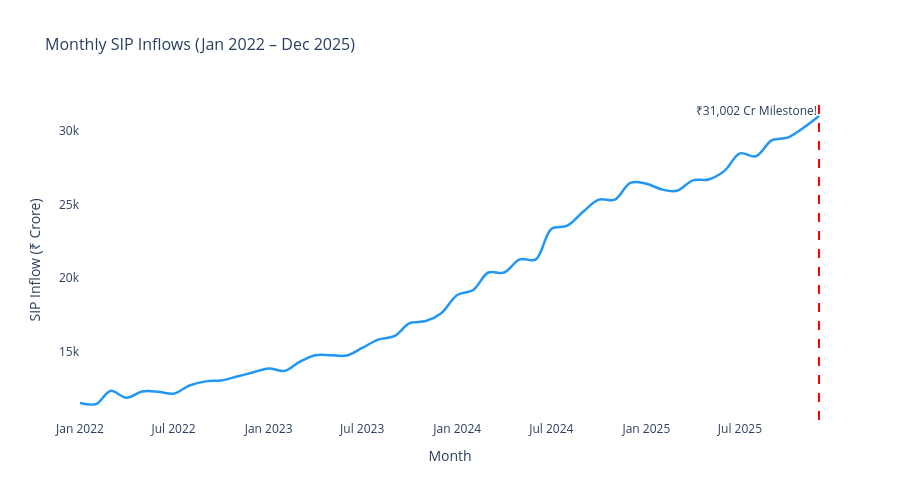

The notebook cell saved with this chart:
### Code cell
# =====================
# TASK 3 - SIP INFLOW TIME SERIES
# =====================

sip_df['month'] = pd.to_datetime(sip_df['month'])

fig = px.line(sip_df, 
              x='month', 
              y='sip_inflow_crore',
              title='Monthly SIP Inflows (Jan 2022 – Dec 2025)',
              labels={
                  'month': 'Month',
                  'sip_inflow_crore': 'SIP Inflow (₹ Crore)'
              },
              line_shape='spline')

# Milestone mark karo
fig.add_vline(x='2025-12-01', 
              line_dash='dash', 
              line_color='red',
              annotation_text='₹31,002 Cr Milestone!',
              annotation_position='top left')

# Style
fig.update_traces(line=dict(color='#2196F3', width=2.5))
fig.update_layout(
    title_font_size=16,
    height=500,
    plot_bgcolor='white',
    hovermode='x unified'
)

import plotly.io as pio
try:
    fig.write_image('../charts/03_sip_inflow.png')
except:
    # Kaleido nahi hai toh matplotlib se save karo
    plt.figure(figsize=(16, 5))
    plt.plot(sip_df['month'], sip_df['sip_inflow_crore'],
             color='#2196F3', linewidth=2.5)
    plt.axvline(pd.Timestamp('2025-12-01'),
                color='red', linestyle='--')
    plt.text(pd.Timestamp('2025-09-01'), 
             sip_df['sip_inflow_crore'].max() * 0.95,
             '₹31,002 Cr\nMilestone!',
             color='red', fontsize=10, fontweight='bold')
    plt.title('Monthly SIP Inflows (Jan 2022 – Dec 2025)',
              fontsize=16, fontweight='bold')
    plt.xlabel('Month')
    plt.ylabel('SIP Inflow (₹ Crore)')
    plt.tight_layout()
    plt.savefig('../charts/03_sip_inflow.png', dpi=150)
    plt.show()
fig.show()
print("✅ Chart 3: SIP Inflow saved!")

### Figure 1 — Plotly figure (JSON) as saved in the notebook; plotly's stock layout.template omitted (floating-point values rounded to 4 significant figures)
{"data": [{"hovertemplate": "Month=%{x}<br>SIP Inflow (₹ Crore)=%{y}<extra></extra>", "legendgroup": "", "line": {"color": "#2196F3", "dash": "solid", "shape": "spline", "width": 2.5}, "marker": {"symbol": "circle"}, "mode": "lines", "name": "", "orientation": "v", "showlegend": false, "type": "scatter", "x": ["2022-01-01T00:00:00", "2022-02-01T00:00:00", "2022-03-01T00:00:00", "2022-04-01T00:00:00", "2022-05-01T00:00:00", "2022-06-01T00:00:00", "2022-07-01T00:00:00", "2022-08-01T00:00:00", "2022-09-01T00:00:00", "2022-10-01T00:00:00", "2022-11-01T00:00:00", "2022-12-01T00:00:00", "2023-01-01T00:00:00", "2023-02-01T00:00:00", "2023-03-01T00:00:00", "2023-04-01T00:00:00", "2023-05-01T00:00:00", "2023-06-01T00:00:00", "2023-07-01T00:00:00", "2023-08-01T00:00:00", "2023-09-01T00:00:00", "2023-10-01T00:00:00", "2023-11-01T00:00:00", "2023-12-01T00:00:00", "2024-01-01T00:00:00", "2024-02-01T00:00:00", "2024-03-01T00:00:00", "2024-04-01T00:00:00", "2024-05-01T00:00:00", "2024-06-01T00:00:00", "2024-07-01T00:00:00", "2024-08-01T00:00:00", "2024-09-01T00:00:00", "2024-10-01T00:00:00", "2024-11-01T00:00:00", "2024-12-01T00:00:00", "2025-01-01T00:00:00", "2025-02-01T00:00:00", "2025-03-01T00:00:00", "2025-04-01T00:00:00", "2025-05-01T00:00:00", "2025-06-01T00:00:00", "2025-07-01T00:00:00", "2025-08-01T00:00:00", "2025-09-01T00:00:00", "2025-10-01T00:00:00", "2025-11-01T00:00:00", "2025-12-01T00:00:00"], "xaxis": "x", "y": [11517, 11438, 12328, 11863, 12286, 12276, 12140, 12694, 12976, 13040, 13306, 13573, 13856, 13687, 14276, 14749, 14749, 14734, 15245, 15814, 16042, 16928, 17073, 17610, 18838, 19187, 20371, 20371, 21262, 21262, 23332, 23547, 24509, 25323, 25320, 26459, 26400, 25999, 25926, 26632, 26688, 27274, 28464, 28265, 29361, 29529, 30200, 31002], "yaxis": "y"}], "layout": {"annotations": [{"showarrow": false, "text": "₹31,002 Cr Milestone!", "x": "2025-12-01", "xanchor": "right", "xref": "x", "y": 1, "yanchor": "top", "yref": "y domain"}], "height": 500, "hovermode": "x unified", "legend": {"tracegroupgap": 0}, "plot_bgcolor": "white", "shapes": [{"line": {"color": "red", "dash": "dash"}, "type": "line", "x0": "2025-12-01", "x1": "2025-12-01", "xref": "x", "y0": 0, "y1": 1, "yref": "y domain"}], "title": {"font": {"size": 16}, "text": "Monthly SIP Inflows (Jan 2022 – Dec 2025)"}, "xaxis": {"anchor": "y", "domain": [0, 1], "title": {"text": "Month"}}, "yaxis": {"anchor": "x", "domain": [0, 1], "title": {"text": "SIP Inflow (₹ Crore)"}}}}
